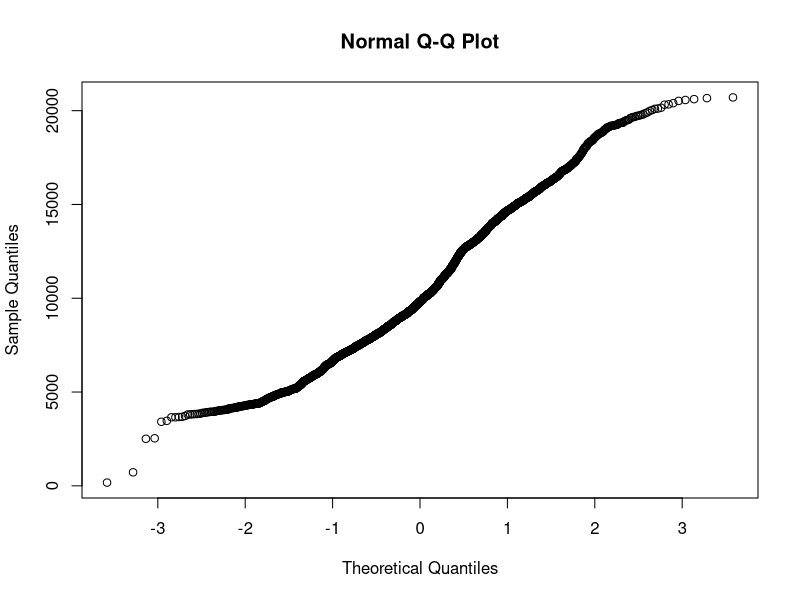
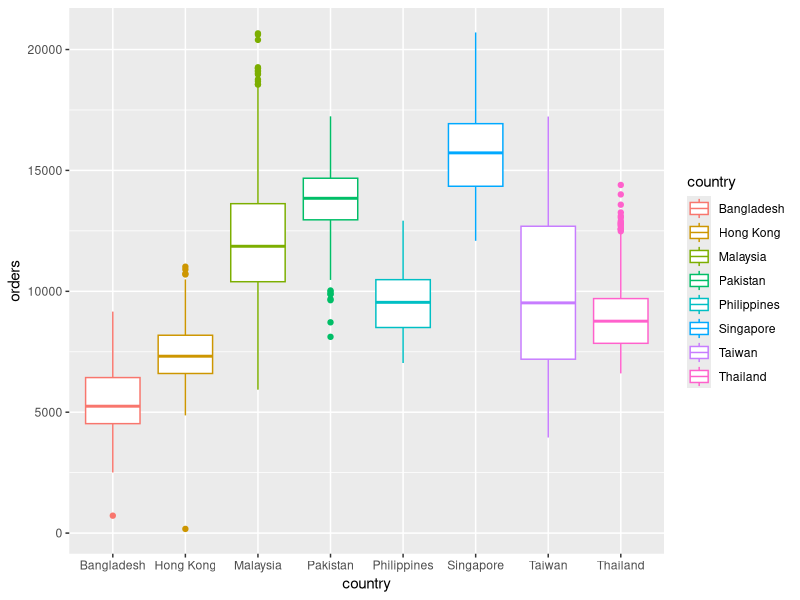
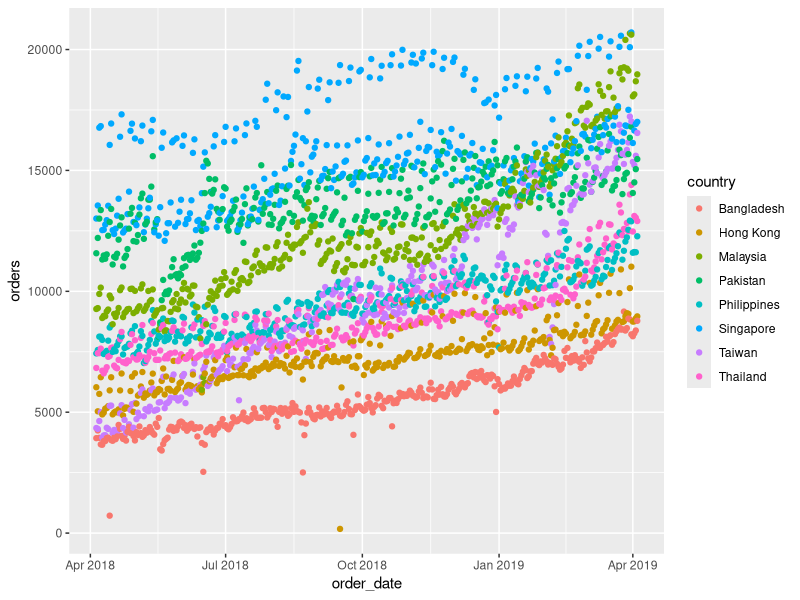
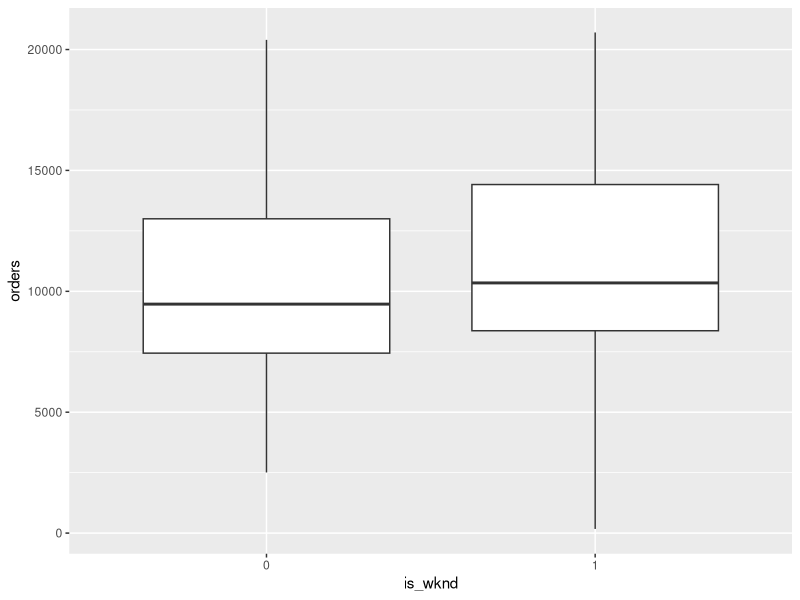
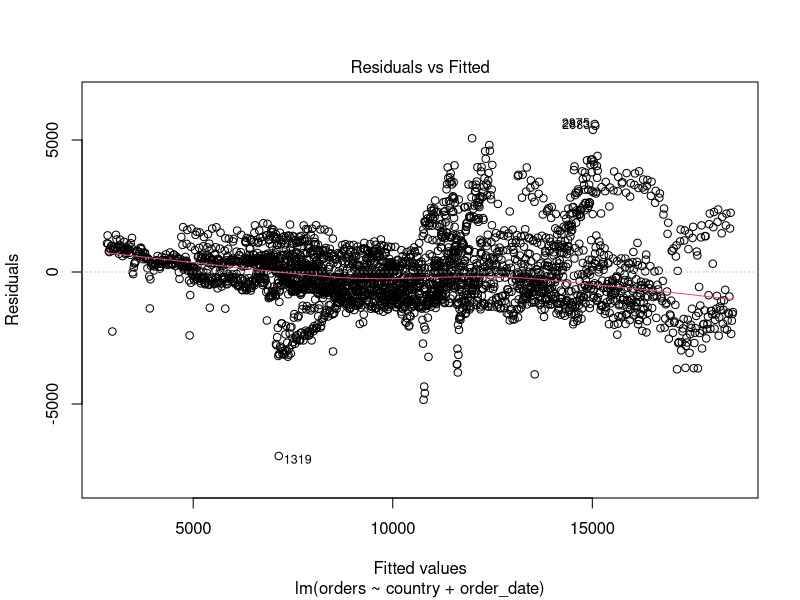
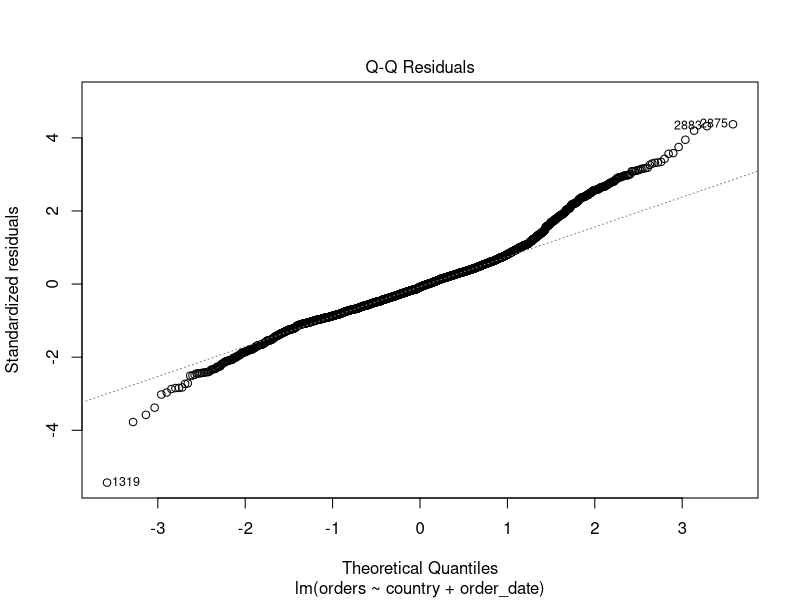
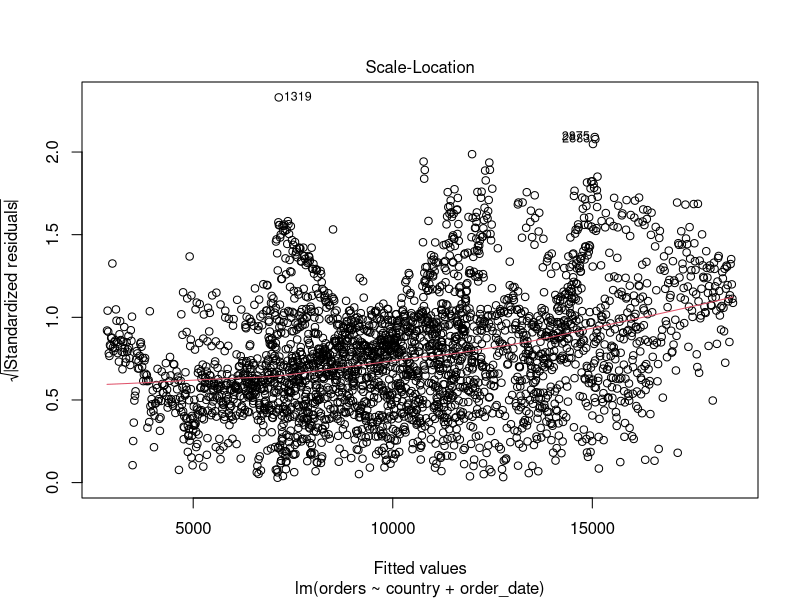
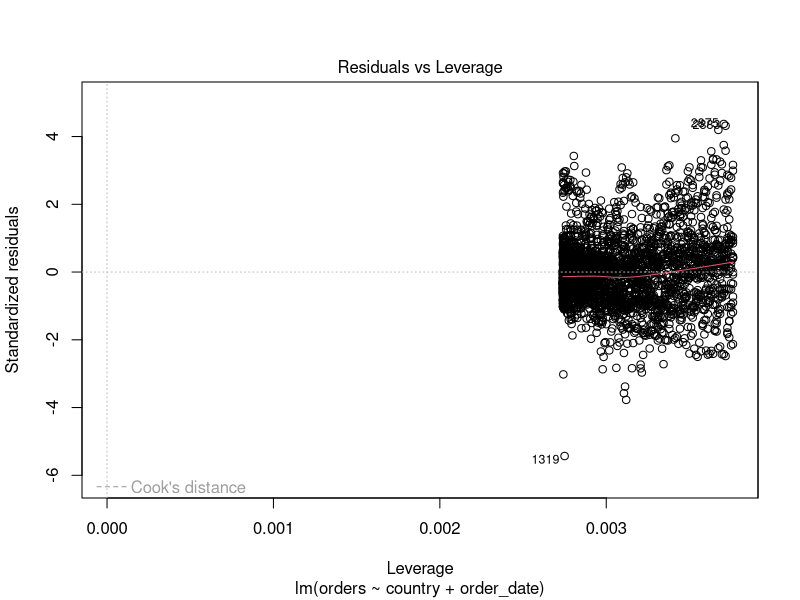

Source code (R) for these figures, in order:
rm(list=ls())
library(ggplot2)
library(dplyr)
library(tidyverse)
library(readxl)
library(magrittr)
library(car)


##HELPER FUNCTIONS
is_wknd<-function(x){
  var=0
  if(x %in% c("Saturday","Sunday")){
    var=1
  }
  return(var)
}
frame_prep<-function(df){
  

df$month<-as.numeric(format(as.Date(df$order_date), "%y%m"))
df$day<-strftime(df$order_date,"%A")
df<-df %>% select(order_date,country,orders,utr,month,day)

df$is_wknd<-as.factor(sapply(df$day,is_wknd))
#initializee dummies
months<-unique(df$month)
rvec<-c()
for(d in df$month){
  for(i in seq(1,13)){
    if(d==months[i]){
      rvec<-c(rvec,i)
    }
  } 
}
df$time<-rvec 
df$country<-as.factor(df$country)
df$order_date<-as.Date(df$order_date)

return(df)
}
center_this <- function(x){
  (x - mean(x, na.rm=TRUE))
}
generate_2019<-function(lm){
  base_date<-as.Date("2019-01-01")
  mean_date<-as.Date("2018-10-4")
  base_scale_date<-0.844529874409563
  sd_lm<-sd(df_lm$real_order_date)
  predict_frame<-data.frame(base_date,base_scale_date,"")
  colnames(predict_frame)<-c("date","order_date","country")
  while(base_date<as.Date("2020-01-01")){
    tmp<-data.frame(rep(base_date,8),rep(base_scale_date,8),c("Singapore","Thailand","Taiwan","Malaysia","Pakistan","Hong Kong","Philippines","Bangladesh"))
    colnames(tmp)<-c("date","order_date","country")
    predict_frame<-rbind(predict_frame,tmp)
    base_scale_date=(base_date-mean_date)/sd_lm
    base_date=base_date+1
  }
  predict_frame<-as.tbl(predict_frame)
  predict_frame<-predict_frame[-1,]
  predict_frame$day<-strftime(predict_frame$date,"%A")
  predict_frame$is_wknd<-sapply(predict_frame$day,is_wknd)
  predict_frame$is_wknd<-as.factor(predict_frame$is_wknd)
  preds<-predict(lm,predict_frame,interval="prediction")
  preds<-as_tibble(preds)
  if (deparse(substitute(lm))=="lm_log_int"){
    preds$fit<-exp(preds$fit)
    preds$lwr<-exp(preds$lwr)
    preds$upr<-exp(preds$upr)
  }
  else{}
  predict_frame<-as.tbl(cbind(predict_frame,preds))
  
  predict_frame<- predict_frame %>% select(date,country,is_wknd,fit,lwr,upr)
  
  return(predict_frame)
}

#DATA LOADING + CLEANING    
df<-read_excel('data.xlsx')
df<-frame_prep(df)
df<-df %>% select(order_date,country,orders,utr,day,is_wknd,time)
#DATASET EXPLORATION
qqnorm(df$orders) #qqplot heavy tailed normal distribution
ggplot(data=df,aes(x=country,y=orders,colour=country))+geom_boxplot() #boxplot country x orders
ggplot(data=df,aes(x=order_date,y=orders,colour=country))+geom_point()
ggplot(data=df,aes(x=is_wknd,y=orders))+geom_boxplot() #boxplot weekend x orders
###########REGRESSION: WKND X COUNTRY X TIME###########

#DF PREP
df_lm<-df %>% select(order_date,country,orders,is_wknd) #select fields
df_lm$real_order_date<-df_lm$order_date
df_lm<-df_lm %>% mutate(order_date=as.vector(scale(order_date)))#scale order dates
#PAIRWISE CORRELATIONS
cor(df_lm$orders,df_lm$order_date) #shows little pairwise correl between day and orders
pairwise.t.test(df_lm$orders, df_lm$country,p.adjust.method = "BH", pool.sd = TRUE)#heavy tailed normal so t test
pairwise.t.test(df_lm$orders,df_lm$is_wknd,p.adjust.method = "BH", pool.sd = FALSE)

#REGRESSIONS
lm_no_int<-lm(orders~country+order_date,data=df_lm)
lm_int<-lm(orders~country*order_date,data=df_lm)
lm_log_int<-lm(log(orders)~country*order_date,data=df_lm)
lm_three_way<-lm(orders~country*order_date*is_wknd,data=df_lm)
summary(lm_no_int)
summary(lm_int)
summary(lm_log_int)
summary(lm_three_way)
plot(lm_no_int)
plot(lm_int)
plot(lm_log_int)
plot(lm_three_way,1)
AIC(lm_no_int,lm_int,lm_log_int,lm_three_way)
car::vif(lm_no_int)
car::vif(lm_int)
car::vif(lm_log_int)
car::vif(lm_three_way)

#REGRESSION VIZ

df_test_sg_wknd <-df_lm %>% filter(country=="Singapore",is_wknd==1)
predicted_df <- as.tbl(data.frame(order_pred = predict(lm_three_way, df_test_sg_wknd,interval="prediction"), order_date=df_test_sg_wknd$order_date))
ggplot(predicted_df ,aes(x=order_date))+geom_line(aes(y=order_pred.lwr),linetype="dotted")+geom_line(aes(y=order_pred.fit),colour="#ff007f")+ geom_line(aes(y=order_pred.upr),linetype="dotted") + labs(x="scale_order_date",y="orders",title="Regression with 95% prediction interval for SG orders on weekends")+geom_point(data=df_test_sg_wknd,aes(x=order_date,y=orders))

##########USING REGRESSION TO PREDICT 2019#################
df_19<-generate_2019(lm_three_way) #generates 2019 predictions
df_19$month<-strftime(df_19$date,"%m") #gets month

msodata<-df_19 %>% group_by(month,country) %>% summarise(sum(fit),sum(lwr),sum(upr)) #output data for mso
colnames(msodata)<-c("month","country","fit","lwr","upr")
ggplot(msodata %>% filter(country=="Singapore"),aes(x=month,group=country))+geom_line(aes(y=fit,color="fit")) +geom_line(aes(y=lwr,color="lower"),linetype='longdash')+geom_line(aes(y=upr,colour="upper"),linetype="longdash")+labs(x="month",y="predicted orders",title="2019 Prediction of orders for Singapore at 95%PI",color="Prediction Line") #plot SG 2019predictions with PI
ggplot(msodata,aes(x=month,y=fit,colour=country))+geom_point()
write.csv(msodata,"mso_2019_data.csv")
       
